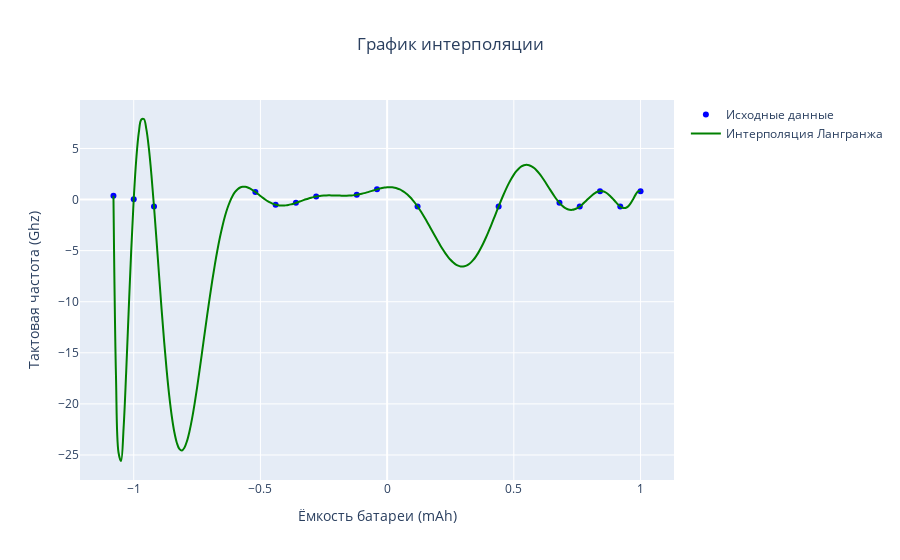

Write notebook code for a chart like this one.
### Code cell
# #Интерполяци Лангранжа

#усредняем У для одинаковых Х
df_main = df.groupby('battery_power')['clock_speed'].mean().reset_index()

#выбор данных для интерполяции
x = df_main['battery_power'][15:31].to_numpy()
y = df_main['clock_speed'][15:31].to_numpy()

#Масштабирование данных от +1 до -1
x = x - np.mean(x)
x = x/np.max(x)

y = y - np.mean(y)
y = y/np.max(y)

#Интерполяция Лангранжа
x_lang = np.arange(x[0],x[15]+0.01, 0.01)
int_poly = lagrange(x,y)
y_lang = int_poly(x_lang)

fig = go.Figure()

#точки
fig.add_trace(go.Scatter(
    x = x,
    y = y,
    mode = 'markers',
    name = 'Исходные данные',
    marker=dict(color = 'blue', symbol = 'circle'))
)

# Лангранжа
fig.add_trace(go.Scatter(
    x = x_lang,
    y = y_lang,
    mode = 'lines',
    name = 'Интерполяция Лангранжа',
    line = dict(color = 'green', shape = 'spline'))
)

fig.update_xaxes(title_text="Ёмкость батареи (mAh)")
fig.update_yaxes(title_text="Тактовая частота (Ghz)")
fig.update_layout(title_text='График интерполяции', title_x =0.5)
fig.show()

### Figure 1 — Plotly figure (JSON) as saved in the notebook; plotly's stock layout.template omitted (floating-point values rounded to 4 significant figures; data arrays with more than 128 entries replaced by an {"elided": "..."} marker saying what was removed)
{"data": [{"marker": {"color": "blue", "symbol": "circle"}, "mode": "markers", "name": "Исходные данные", "type": "scatter", "x": [-1.08, -1, -0.92, -0.52, -0.44, -0.36, -0.28, -0.12, -0.04, 0.12, 0.44, 0.68, 0.76, 0.84, 0.92, 1], "y": [0.3821, 0.02897, -0.6772, 0.7352, -0.5007, -0.3241, 0.2938, 0.4703, 1, -0.6772, -0.6772, -0.3241, -0.6772, 0.8234, -0.6772, 0.8014]}, {"line": {"color": "green", "shape": "spline"}, "mode": "lines", "name": "Интерполяция Лангранжа", "type": "scatter", "x": {"elided": "209 float values"}, "y": {"elided": "209 float values"}}], "layout": {"title": {"text": "График интерполяции", "x": 0.5}, "xaxis": {"title": {"text": "Ёмкость батареи (mAh)"}}, "yaxis": {"title": {"text": "Тактовая частота (Ghz)"}}}}
